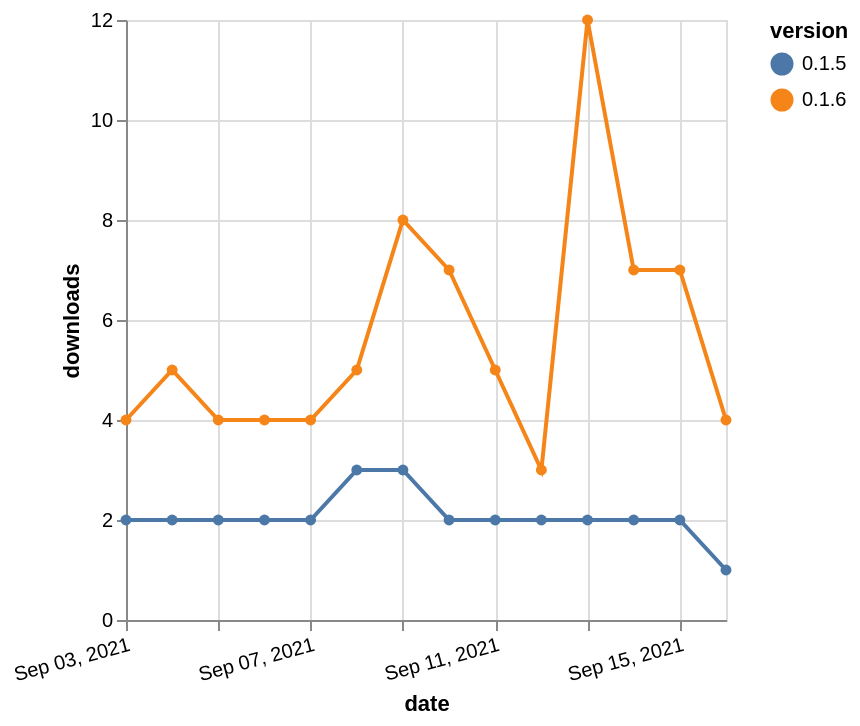

Source (Vega-Lite JSON):
### Vega-Lite specification from a JSON file in a GitHub repository (floating-point values rounded to 4 significant figures)
{"$schema": "https://vega.github.io/schema/vega-lite/v5.json", "description": "A simple bar chart with embedded data.", "data": {"values": [{"date": "2021-09-03", "total": 3055, "delta": 4, "version": "0.1.6"}, {"date": "2021-09-04", "total": 3060, "delta": 5, "version": "0.1.6"}, {"date": "2021-09-05", "total": 3064, "delta": 4, "version": "0.1.6"}, {"date": "2021-09-06", "total": 3068, "delta": 4, "version": "0.1.6"}, {"date": "2021-09-07", "total": 3072, "delta": 4, "version": "0.1.6"}, {"date": "2021-09-08", "total": 3077, "delta": 5, "version": "0.1.6"}, {"date": "2021-09-09", "total": 3085, "delta": 8, "version": "0.1.6"}, {"date": "2021-09-10", "total": 3092, "delta": 7, "version": "0.1.6"}, {"date": "2021-09-11", "total": 3097, "delta": 5, "version": "0.1.6"}, {"date": "2021-09-12", "total": 3100, "delta": 3, "version": "0.1.6"}, {"date": "2021-09-13", "total": 3112, "delta": 12, "version": "0.1.6"}, {"date": "2021-09-14", "total": 3119, "delta": 7, "version": "0.1.6"}, {"date": "2021-09-15", "total": 3126, "delta": 7, "version": "0.1.6"}, {"date": "2021-09-16", "total": 3130, "delta": 4, "version": "0.1.6"}, {"date": "2021-09-03", "total": 1660, "delta": 2, "version": "0.1.5"}, {"date": "2021-09-04", "total": 1662, "delta": 2, "version": "0.1.5"}, {"date": "2021-09-05", "total": 1664, "delta": 2, "version": "0.1.5"}, {"date": "2021-09-06", "total": 1666, "delta": 2, "version": "0.1.5"}, {"date": "2021-09-07", "total": 1668, "delta": 2, "version": "0.1.5"}, {"date": "2021-09-08", "total": 1671, "delta": 3, "version": "0.1.5"}, {"date": "2021-09-09", "total": 1674, "delta": 3, "version": "0.1.5"}, {"date": "2021-09-10", "total": 1676, "delta": 2, "version": "0.1.5"}, {"date": "2021-09-11", "total": 1678, "delta": 2, "version": "0.1.5"}, {"date": "2021-09-12", "total": 1680, "delta": 2, "version": "0.1.5"}, {"date": "2021-09-13", "total": 1682, "delta": 2, "version": "0.1.5"}, {"date": "2021-09-14", "total": 1684, "delta": 2, "version": "0.1.5"}, {"date": "2021-09-15", "total": 1686, "delta": 2, "version": "0.1.5"}, {"date": "2021-09-16", "total": 1687, "delta": 1, "version": "0.1.5"}]}, "width": "container", "mark": {"type": "line", "point": {"filled": true}}, "encoding": {"x": {"field": "date", "type": "temporal", "timeUnit": "yearmonthdate", "title": "date", "axis": {"labelAngle": -15}}, "y": {"field": "delta", "type": "quantitative", "title": "downloads"}, "color": {"field": "version", "type": "nominal"}, "tooltip": {"field": "delta"}}}
